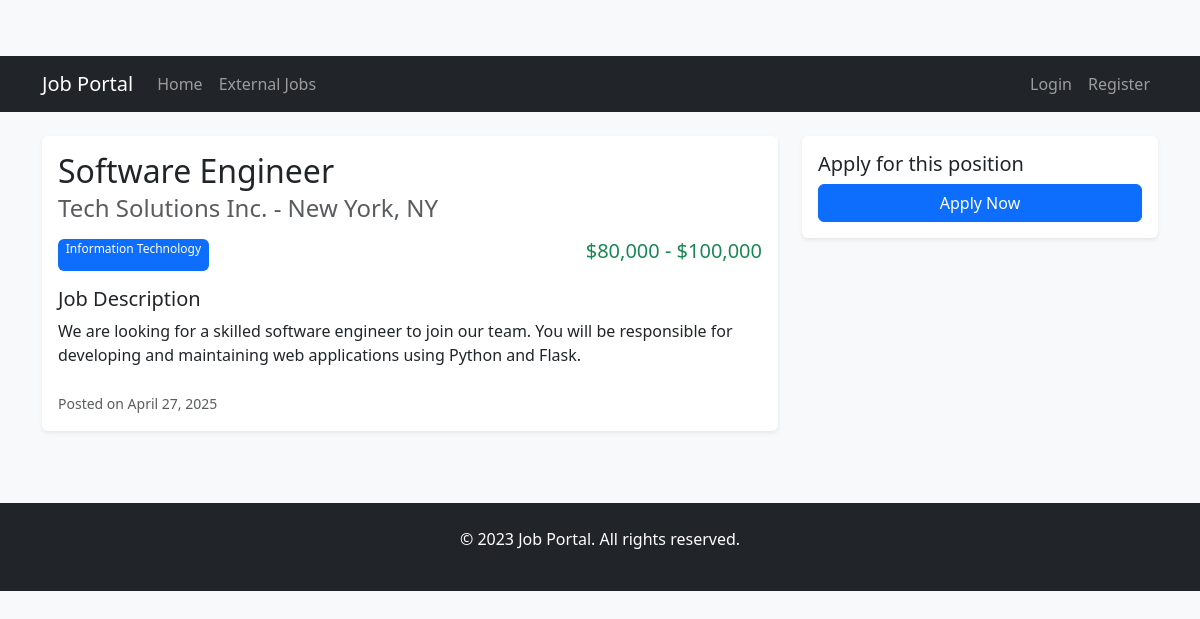
/job/1, run on the app's committed database.
### app.py (models this page shows, shortened)
class Job(db.Model):
    id = db.Column(db.Integer, primary_key=True)
    title = db.Column(db.String(200), nullable=False)
    description = db.Column(db.Text, nullable=False)
    salary = db.Column(db.String(50), nullable=False)
    location = db.Column(db.String(100), nullable=False)
    category = db.Column(db.String(100), nullable=False)
    company = db.Column(db.String(100), nullable=False)
    posted_by = db.Column(db.Integer, db.ForeignKey('user.id'), nullable=False)
    is_external = db.Column(db.Boolean, default=False)
    external_id = db.Column(db.String(100), nullable=True)
    external_url = db.Column(db.String(200), nullable=True)
    posted_date = db.Column(db.DateTime, server_default=db.func.now())

### app.py (the view)
@app.route('/job/<int:job_id>')
def job_details(job_id):
    job = Job.query.get_or_404(job_id)
    has_applied = False
    if 'user_id' in session and session['role'] == 'job_seeker':
        has_applied = Application.query.filter_by(job_id=job_id, user_id=session['user_id']).first() is not None
    return render_template('job_seeker/job_details.html', job=job, has_applied=has_applied)

### templates/job_seeker/job_details.html (shortened to what this page needs)
{% extends "base.html" %}
{% block content %}
<div class="row">
    <div class="col-md-8">
        <div class="card mb-4">
            <div class="card-body">
                <h2 class="card-title">{{ job.title }}</h2>
                <h4 class="card-subtitle mb-3 text-muted">{{ job.company }} - {{ job.location }}</h4>
                <div class="d-flex justify-content-between mb-3">
                    <span class="badge bg-primary">{{ job.category }}</span>
                    <span class="text-success h5">{{ job.salary }}</span>
                </div>
                <div class="mb-4">
                    <h5>Job Description</h5>
                    <p>{{ job.description }}</p>
                </div>
                <div class="text-muted">
                    <small>Posted on {{ job.posted_date.strftime('%B %d, %Y') }}</small>
                </div>
            </div>
        </div>
    </div>
    <div class="col-md-4">
        <div class="card">
            <div class="card-body">
                {% if has_applied %}
                    <div class="alert alert-success">
                        You've already applied for this position.
                    </div>
                    <a href="{{ url_for('my_applications') }}" class="btn btn-primary w-100">View My Applications</a>
                {% else %}
                    <h5 class="card-title">Apply for this position</h5>
                    <a href="{{ url_for('apply_job', job_id=job.id) }}" class="btn btn-primary w-100">Apply Now</a>
                {% endif %}
            </div>
        </div>
    </div>
</div>
{% endblock %}

### static/css/style.css (style rules this page uses)
body { padding-top: 56px; background-color: #f8f9fa; }
.card { transition: transform 0.2s; border: none; box-shadow: 0 0.125rem 0.25rem rgba(0, 0, 0, 0.075); }
.badge { font-weight: 500; }

### data on the page
Job: title "Software Engineer", company "Tech Solutions Inc.", location "New York, NY", category "Information Technology", salary "$80,000 - $100,000", description "We are looking for a skilled software engineer to join our team. You will be responsible for developing and maintaining web applications using Python and Flask.", posted_date "April 27, 2025"
